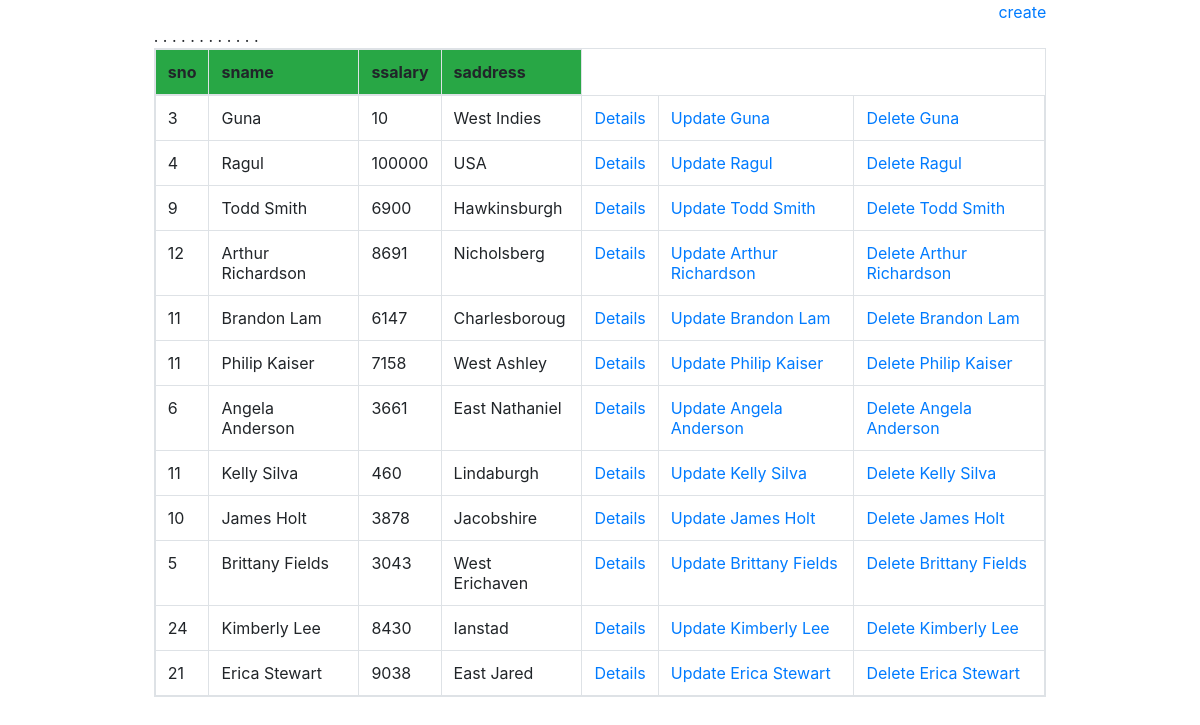
The page /student/ on the database its author committed.
### crudApp/models.py (models this page shows)
class  Student(models.Model):
    sno = models.IntegerField()
    sname = models.CharField(max_length=20)
    ssalary = models.IntegerField()
    saddress = models.CharField(max_length=100)

### crudApp/views.py (the view)
# urls.py: path('',list_view ),
def list_view(request):
    context ={}
    context["dataset"] = Student.objects.all()
    return render(request, "crudApp/list_view.html", context)

### templates/crudApp/list_view.html
<html>
{% load static %}
<head>  <link rel="stylesheet" type="text/css" href="{% static 'css/bootstrap.css' %}"/>
</head><div class="row justify-content-center">
<div class="col-9 ">
    <div class="d-flex flex-row-reverse bd-highlight">
        <tr><a href=create class="d-flex flex-row-reverse bd-highlight">create</a></tr>
        </div>
        <div class="main">
            <table class="table table-bordered table-responsive">
                <thead>
                    <tr class="bg-success">
                    <th>sno</th>
                    <th>sname</th>
                    <th>ssalary</th>
                    <th>saddress</th>
                    </tr>
                </thead>
                <tbody>
            {% for data in dataset %}.
            <tr>
            <td>{{ data.sno}}</td>
            <td>{{ data.sname }}</td>
            <td>{{ data.ssalary }}</td>
            <td>{{ data.saddress }}</td>
            <td><a href=details/{{data.id}}>Details</a></td>
            <td><a href=update/{{data.id}}>Update {{ data.sname }}</a></td>
            <td><a href=delete/{{data.id}}>Delete {{ data.sname }}</a></td>
            </tr>
            {% endfor %}
            </tbody>
            </table>
        </div>
        </div>
</div>

### rows shown on the page
Student: sno "3", sname "Guna", ssalary "10", saddress "West Indies"
Student: sno "4", sname "Ragul", ssalary "100000", saddress "USA"
Student: sno "9", sname "Todd Smith", ssalary "6900", saddress "Hawkinsburgh"
Student: sno "12", sname "Arthur Richardson", ssalary "8691", saddress "Nicholsberg"
Student: sno "11", sname "Brandon Lam", ssalary "6147", saddress "Charlesboroug"
Student: sno "11", sname "Philip Kaiser", ssalary "7158", saddress "West Ashley"
Student: sno "6", sname "Angela Anderson", ssalary "3661", saddress "East Nathaniel"
Student: sno "11", sname "Kelly Silva", ssalary "460", saddress "Lindaburgh"
Student: sno "10", sname "James Holt", ssalary "3878", saddress "Jacobshire"
Student: sno "5", sname "Brittany Fields", ssalary "3043", saddress "West Erichaven"
Student: sno "24", sname "Kimberly Lee", ssalary "8430", saddress "Ianstad"
Student: sno "21", sname "Erica Stewart", ssalary "9038", saddress "East Jared"
